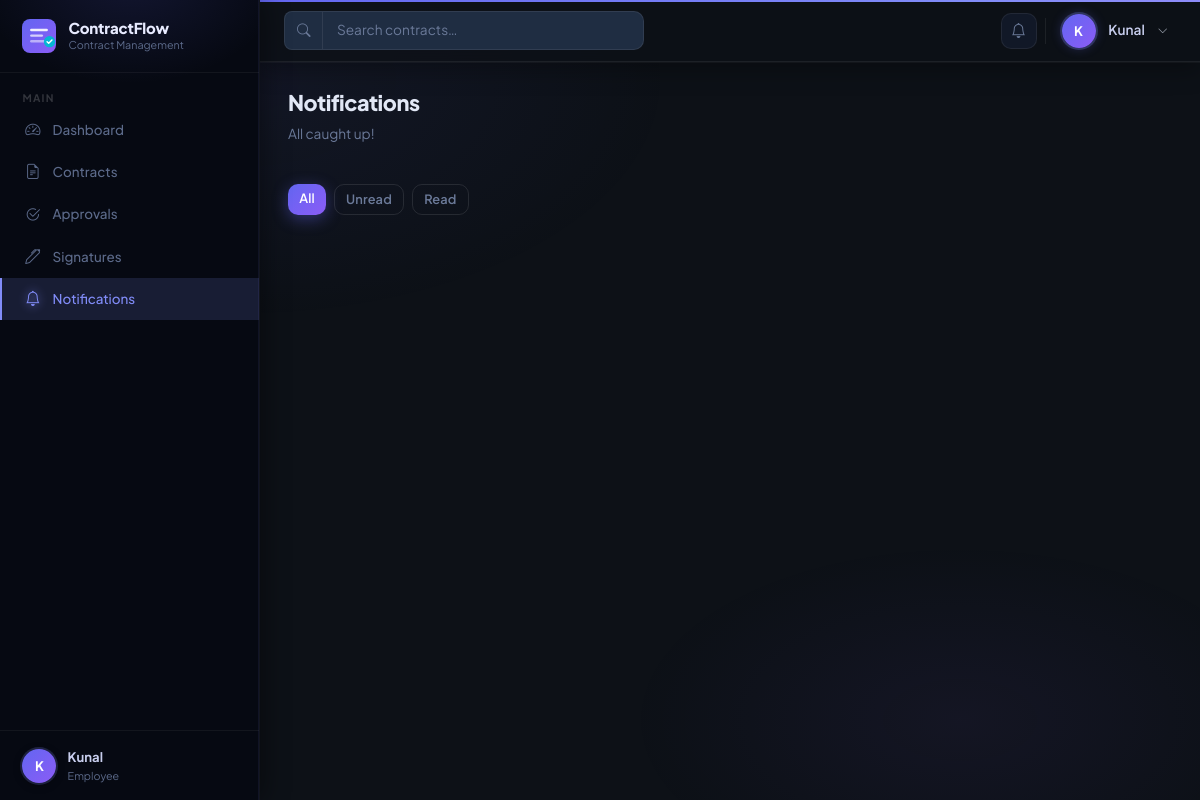
Before: /notifications/ (signed in) with the older database file.
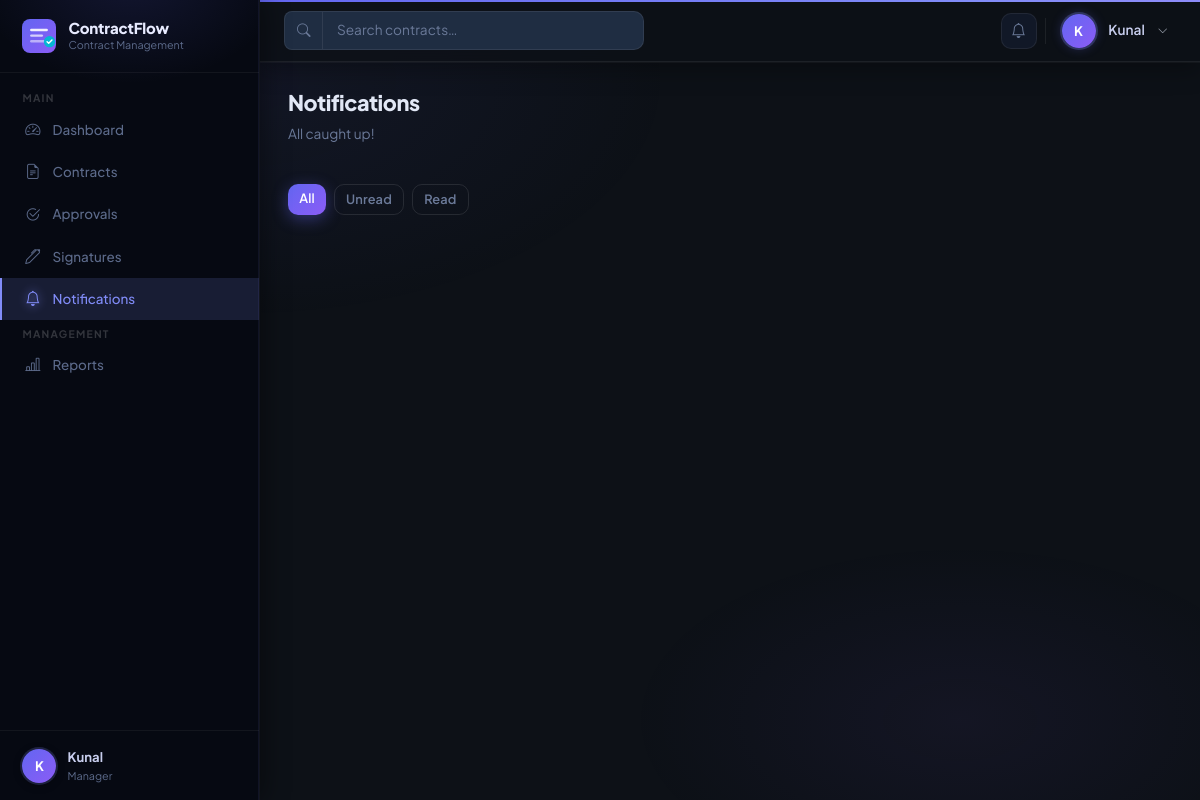
After: the same page with the newer database file.
### accounts/models.py (models this page shows, shortened)
class User(AbstractUser):
    class Role(models.TextChoices):
        ADMIN = "ADMIN", "Admin"
        MANAGER = "MANAGER", "Manager"
        EMPLOYEE = "EMPLOYEE", "Employee"
    class Status(models.TextChoices):
        ACTIVE = "ACTIVE", "Active"
        INACTIVE = "INACTIVE", "Inactive"
        SUSPENDED = "SUSPENDED", "Suspended"
    role = models.CharField(
        max_length=20,
        choices=Role.choices,
        default=Role.EMPLOYEE,
    )
    status = models.CharField(
        max_length=20,
        choices=Status.choices,
        default=Status.ACTIVE,
    )
    phone = models.CharField(max_length=20, blank=True)
    department = models.ForeignKey(
        Department,
        on_delete=models.SET_NULL,
        null=True,
        blank=True,
        related_name="users",
    )
    @property
    def is_admin(self):
        return self.role == self.Role.ADMIN
    @property
    def is_manager(self):
        return self.role == self.Role.MANAGER
    @property
    def full_name(self):
        return f"{self.first_name} {self.last_name}".strip() or self.username

### notifications/views.py (the view)
# urls.py: path("",                          views.notification_list,   name="notification_list"),
@login_required
def notification_list(request):
    qs = Notification.objects.filter(recipient=request.user).order_by("-created_at")
    status_filter = request.GET.get("status", "")
    if status_filter:
        qs = qs.filter(status=status_filter)
    paginator    = Paginator(qs, 20)
    page         = paginator.get_page(request.GET.get("page"))
    unread_count = Notification.objects.filter(
        recipient=request.user,
        status=Notification.Status.UNREAD,
    ).count()
    return render(request, "notifications/notification_list.html", {
        "page_obj":      page,
        "unread_count":  unread_count,
        "status_filter": status_filter,
        "statuses":      Notification.Status.choices,
    })

### notifications/context_processors.py (called while the page is built)
def unread_notifications(request):
    if request.user.is_authenticated:
        count = Notification.objects.filter(
            recipient=request.user,
            status=Notification.Status.UNREAD,
        ).count()
        return {"unread_notification_count": count}
    return {"unread_notification_count": 0}

### templates/notifications/notification_list.html (shortened to what this page needs)
{% extends "base.html" %}
{% block nav_notifications %}active{% endblock %}
{% block content %}
<div class="page-header">
  <div>
    <h1 class="page-title">Notifications</h1>
    <p class="page-subtitle">
      {% if unread_count > 0 %}
        <span class="badge bg-danger">{{ unread_count }} unread</span>
      {% else %}
        All caught up!
      {% endif %}
    </p>
  </div>
</div>
<div class="mb-3 d-flex gap-2">
  <a href="{% url 'notifications:notification_list' %}" class="btn btn-sm {% if not status_filter %}btn-primary{% else %}btn-outline-secondary{% endif %}">All</a>
  <a href="?status=UNREAD" class="btn btn-sm {% if status_filter == 'UNREAD' %}btn-primary{% else %}btn-outline-secondary{% endif %}">Unread</a>
  <a href="?status=READ"   class="btn btn-sm {% if status_filter == 'READ' %}btn-primary{% else %}btn-outline-secondary{% endif %}">Read</a>
</div>
{% endblock %}

### templates/base.html (shortened to what this page needs)
{% load static %}
<!DOCTYPE html>
<html lang="en">
<head>
  <link href="https://cdn.jsdelivr.net/npm/bootstrap@5.3.3/dist/css/bootstrap.min.css" rel="stylesheet">
  <link href="https://cdn.jsdelivr.net/npm/bootstrap-icons@1.11.3/font/bootstrap-icons.min.css" rel="stylesheet">
  <link href="{% static 'css/crm.css' %}" rel="stylesheet">
</head>
<body>
<div class="crm-wrapper">
  <aside class="sidebar" id="crm-sidebar">
    <a class="sidebar-brand" href="{% url 'dashboard:index' %}">
      <div>
        <div class="brand-text">ContractFlow</div>
        <div class="brand-sub">Contract Management</div>
      </div>
    </a>
    <nav class="sidebar-nav">
      <span class="nav-section-label">Main</span>
      <a class="sidebar-link {% block nav_dashboard %}{% endblock %}"
         href="{% url 'dashboard:index' %}">
        <span class="nav-icon"><i class="bi bi-speedometer2"></i></span>
        Dashboard
      </a>
      <a class="sidebar-link {% block nav_contracts %}{% endblock %}"
         href="{% url 'contracts:contract_list' %}">
        <span class="nav-icon"><i class="bi bi-file-earmark-text"></i></span>
        Contracts
      </a>
      <a class="sidebar-link {% block nav_approvals %}{% endblock %}"
         href="{% url 'approvals:approval_list' %}">
        <span class="nav-icon"><i class="bi bi-check2-circle"></i></span>
        Approvals
      </a>
      <a class="sidebar-link {% block nav_signatures %}{% endblock %}"
         href="{% url 'signatures:signature_list' %}">
        <span class="nav-icon"><i class="bi bi-pen"></i></span>
        Signatures
      </a>
      <a class="sidebar-link {% block nav_notifications %}{% endblock %}"
         href="{% url 'notifications:notification_list' %}">
        <span class="nav-icon"><i class="bi bi-bell"></i></span>
        Notifications
      </a>
      {% if request.user.is_manager or request.user.is_admin %}
      <span class="nav-section-label">Management</span>
      <a class="sidebar-link {% block nav_reports %}{% endblock %}"
         href="{% url 'reports:reports_index' %}">
        <span class="nav-icon"><i class="bi bi-bar-chart-line"></i></span>
        Reports
      </a>
      {% endif %}
    </nav>
    <div class="sidebar-footer">
      <div class="sidebar-user">
        <div class="sidebar-avatar">{{ request.user.username|first|upper }}</div>
        <div class="sidebar-user-info">
          <div class="name">{{ request.user.full_name }}</div>
          <div class="role">{{ request.user.get_role_display }}</div>
        </div>
      </div>
    </div>
  </aside>
  <div class="main-area">
    <header class="topbar">
      <form class="topbar-search d-none d-md-flex"
            action="{% url 'contracts:contract_list' %}"
            method="get">
        <div class="input-group">
          <span class="input-group-text rounded-start-3 border-end-0">
            <i class="bi bi-search" style="font-size:.85rem;"></i>
          </span>
          <input type="text" name="search" class="form-control"
                 placeholder="Search contracts…"
                 value="{{ request.GET.search|default:'' }}">
        </div>
      </form>
      <div class="topbar-actions">
        <a href="{% url 'notifications:notification_list' %}" class="btn-icon" title="Notifications">
          <i class="bi bi-bell"></i>
        </a>
        <div class="dropdown">
          <div class="topbar-user" data-bs-toggle="dropdown" aria-expanded="false">
            <div class="topbar-avatar">{{ request.user.username|first|upper }}</div>
            <span class="d-none d-md-inline ms-1"
                  style="font-size:.855rem;font-weight:600;color:#c8ceee;">
              {{ request.user.full_name }}
            </span>
            <i class="bi bi-chevron-down ms-1 d-none d-md-inline"
               style="font-size:.65rem;color:#9ca3af;"></i>
          </div>
        </div>
      </div>
    </header>
    <main class="page-content" style="position:relative;z-index:1;">
      {% block content %}{% endblock %}
    </main>
  </div>
</div>
</body>
</html>

Changed rows visible on the page:
changed User "Kunal": role "EMPLOYEE" → "MANAGER" (drawn); user.role "Employee" → "Manager"
Other visible differences:
text now shown: "MANAGEMENT Reports"
